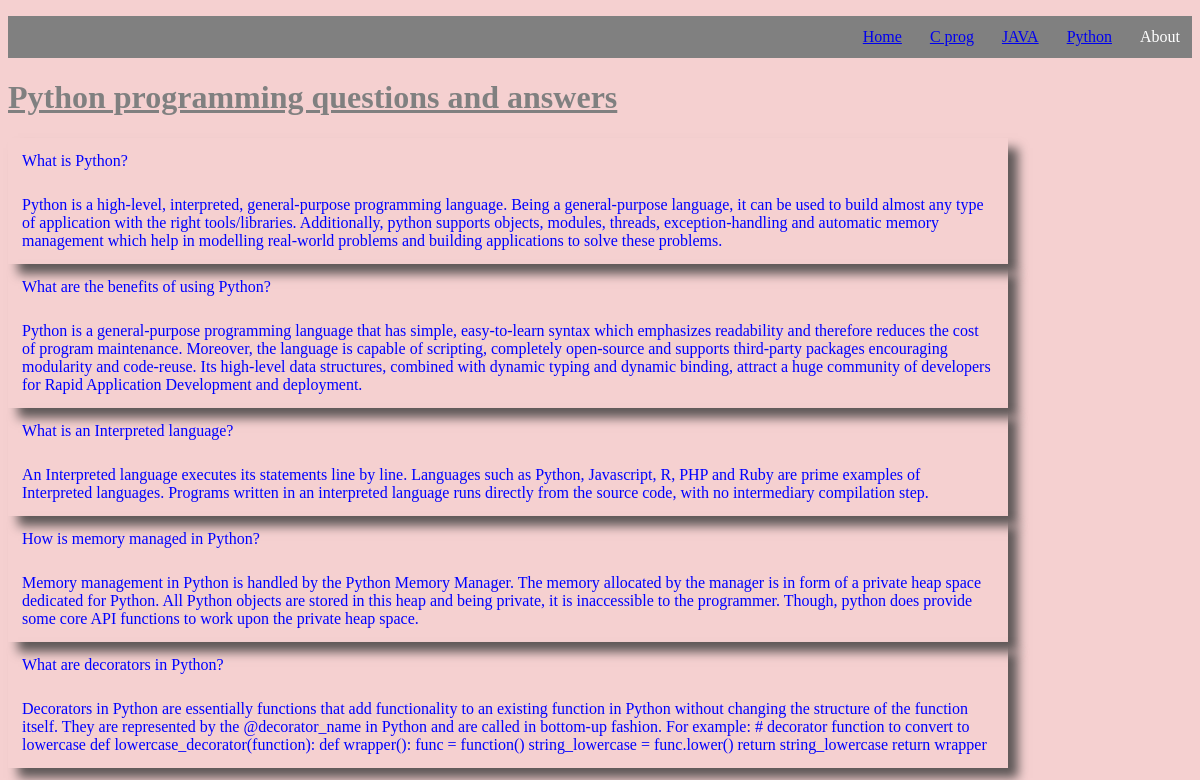
Page /python/ on the committed database.
### myapp/models.py (models this page shows, shortened)
class Qaa(models.Model):
    la=(('j','java'),('p','python'),('c','C prog'))
    lang=models.CharField(max_length=1,choices=la)
    question=models.CharField(max_length=300)
    ans=models.TextField()

### myapp/views.py (the view)
# urls.py: path('python/', views.python,name="python"),
def python(request):
    data=Qaa.objects.all()
    params={'da':data}
    return render(request,'python.html',params)

### templates/python.html
{% load static %}
<!DOCTYPE html>
<html>
    <head>
        <link rel="stylesheet" type="text/css" href='{% static "mystyle.css" %}'>
    </head>
    <body id = "mybody" style="background-color:rgb(245, 208, 208)">
        <div id = 'mymenu'>
            <ul>
                <li> <a href={% url 'home' %}>Home</a> </li>
                <li> <a href={% url 'cprog' %}> C prog </a></li>
                <li> <a href={% url 'java' %}>JAVA </a></li>
                <li> <a href={% url 'python' %}>Python </a></li>
               <li> About </li>
            </ul>
        </div>
        <div id = "first">
            <h1 style="color: gray;"><u>Python programming questions and answers</u></h1>
            {% for i in da %}
            {% if i.lang == 'p' %}
                <table cellpadding='12'>
                <tr>
                    <td>{{i.question}}</td>
                </tr>
                <tr>
                    <td>{{i.ans}}</td>
                </tr>
                </table>
                {% endif %}
                {% endfor %}
        </div>
    </body>
</html>

### static/mystyle.css (style rules this page uses)
#mymenu { background-color: gray; color: white; text-align: right; }
#mymenu ul li { display: inline-block; padding: 12px; }
#mybody { font-family: cursive; color: rgb(255, 176, 102); background-color: aqua; }
table { width: 1000px; box-shadow: 10px 10px 10px rgb(95, 88, 88); color: blue; align-items: center; }

### rows in the picture
Qaa: question "What is Python?", ans "Python is a high-level, interpreted, general-purpose programming language. Being a general-purpose language, it can be used to build almost any type of application with the right tools/libraries. Additionally, python supports objects, modules, threads, exception-handling and automatic memory management which help in modelling real-world problems and building applications to solve these problems."
Qaa: question "What are the benefits of using Python?", ans "Python is a general-purpose programming language that has simple, easy-to-learn syntax which emphasizes readability and therefore reduces the cost of program maintenance. Moreover, the language is capable of scripting, completely open-source and supports third-party packages encouraging modularity and code-reuse. Its high-level data structures, combined with dynamic typing and dynamic binding, attract a huge community of developers for Rapid Application Development and deployment."
Qaa: question "What is an Interpreted language?", ans "An Interpreted language executes its statements line by line. Languages such as Python, Javascript, R, PHP and Ruby are prime examples of Interpreted languages. Programs written in an interpreted language runs directly from the source code, with no intermediary compilation step."
Qaa: question "How is memory managed in Python?", ans "Memory management in Python is handled by the Python Memory Manager. The memory allocated by the manager is in form of a private heap space dedicated for Python. All Python objects are stored in this heap and being private, it is inaccessible to the programmer. Though, python does provide some core API functions to work upon the private heap space."
Qaa: question "What are decorators in Python?", ans "Decorators in Python are essentially functions that add functionality to an existing function in Python without changing the structure of the function itself. They are represented by the @decorator_name in Python and are called in bottom-up fashion. For example: # decorator function to convert to lowercase def lowercase_decorator(function): def wrapper(): func = function() string_lowercase = func.lower() return string_lowercase return wrapper"
